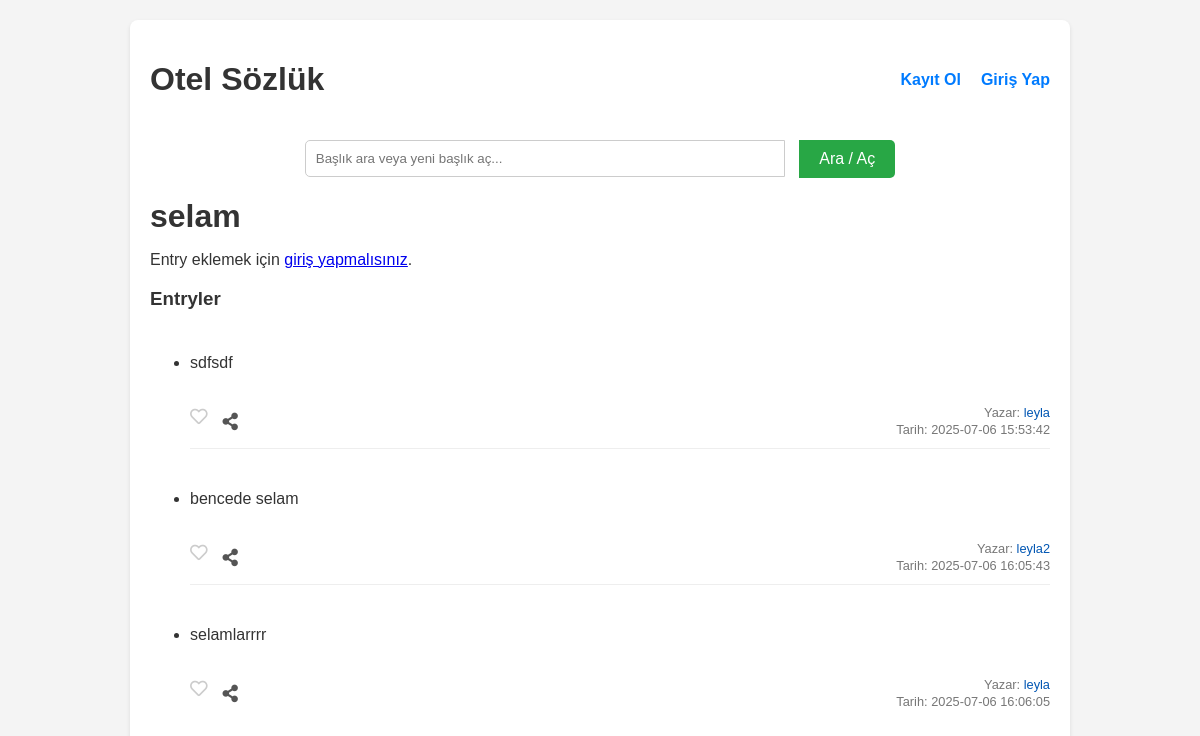
Page /baslik/1 on the committed database.
### tables this page shows
CREATE TABLE basliklar (
            id INTEGER PRIMARY KEY AUTOINCREMENT,
            baslik_adi TEXT NOT NULL UNIQUE,
            entry_count INTEGER DEFAULT 0
        );

CREATE TABLE entryler (
            id INTEGER PRIMARY KEY AUTOINCREMENT,
            entry_metni TEXT NOT NULL,
            baslik_id INTEGER NOT NULL,
            yazar_id INTEGER NOT NULL,
            tarih TIMESTAMP DEFAULT CURRENT_TIMESTAMP,
            is_deleted INTEGER DEFAULT 0,
            FOREIGN KEY (baslik_id) REFERENCES basliklar(id),
            FOREIGN KEY (yazar_id) REFERENCES users(id)
        );

CREATE TABLE users (
            id INTEGER PRIMARY KEY AUTOINCREMENT,
            username TEXT NOT NULL UNIQUE,
            email TEXT NOT NULL UNIQUE,
            password_hash TEXT NOT NULL,
            bio TEXT DEFAULT '',
            kayit_tarihi TIMESTAMP DEFAULT CURRENT_TIMESTAMP,
            email_verified INTEGER DEFAULT 0,
            verification_code TEXT,
            is_admin INTEGER DEFAULT 0,
            is_moderator INTEGER DEFAULT 0,
            is_banned INTEGER DEFAULT 0
        );

### yemeksozluk.py (the view)
@app.route('/baslik/<int:baslik_id>')
@app.route('/baslik/<int:baslik_id>/<int:page>')
def baslik_detay(baslik_id, page=1):
    with get_db_connection() as conn:
        baslik = conn.execute('SELECT * FROM basliklar WHERE id = ?', (baslik_id,)).fetchone()
        if baslik is None:
            flash('Başlık bulunamadı!', 'error')
            return redirect(url_for('index'))
        total_entries_count = conn.execute('SELECT COUNT(id) FROM entryler WHERE baslik_id = ?', (baslik_id,)).fetchone()[0]
        total_pages = math.ceil(total_entries_count / ENTRIES_PER_PAGE)
        if page < 1:
            page = 1
        elif page > total_pages and total_pages > 0:
            page = total_pages
        elif total_entries_count == 0:
            page = 1
        offset = (page - 1) * ENTRIES_PER_PAGE
        entryler_data = conn.execute(f'''
            SELECT e.*, u.username
            FROM entryler e
            JOIN users u ON e.yazar_id = u.id
            WHERE e.baslik_id = ?
            ORDER BY e.tarih ASC
            LIMIT {ENTRIES_PER_PAGE} OFFSET {offset}
        ''', (baslik_id,)).fetchall()
        entry_list = []
        if is_logged_in():
            user_id = session['user_id']
            for entry in entryler_data:
                liked = conn.execute('SELECT 1 FROM likes WHERE user_id = ? AND entry_id = ?',
                                     (user_id, entry['id'])).fetchone() is not None
                entry_dict = dict(entry) # Row objesini dict'e çevir
                entry_dict['liked_by_user'] = liked
                entry_list.append(entry_dict)
        else:
            for entry in entryler_data:
                entry_dict = dict(entry)
                entry_dict['liked_by_user'] = False
                entry_list.append(entry_dict)
    return render_template('baslik_detay.html',
                           baslik=baslik,
                           entryler=entry_list,
                           is_logged_in=is_logged_in(),
                           current_page=page,
                           total_pages=total_pages,
                           baslik_id=baslik_id)

### yemeksozluk.py (called while the page is built, shortened)
@contextmanager
def get_db_connection():
    conn = sqlite3.connect(DATABASE, timeout=20.0)
    conn.row_factory = sqlite3.Row
    conn.execute('PRAGMA foreign_keys = ON')
    try:
        yield conn
    finally:
        conn.close()

def is_logged_in():
    return 'logged_in' in session and session['logged_in']

@app.before_request
def before_request():
    g.unread_notifications_count = 0
    g.unread_messages_count = 0

### templates/baslik_detay.html (shortened to what this page needs)
{% extends 'base.html' %}
{% block content %}
    <div class="baslik-header">
        <h1>{{ baslik.baslik_adi }}</h1>
    </div>
    {% if is_logged_in %}
        <p><a href="{{ url_for('yeni_entry', baslik_id=baslik.id) }}">Bu başlığa yeni entry ekle</a></p>
    {% else %}
        <p>Entry eklemek için <a href="{{ url_for('login') }}">giriş yapmalısınız</a>.</p>
    {% endif %}
    <h3>Entryler</h3>
    {% if entryler %}
        <ul>
            {% for entry in entryler %}
                <li class="entry-item">
                    <div class="entry-text">
                        <p>{{ entry.entry_metni }}</p>
                    </div>
                    <div class="entry-actions">
                        {% if is_logged_in %}
                            {% if entry.liked_by_user %}
                                <a href="{{ url_for('entry_begenmekten_vazgec', entry_id=entry.id) }}" class="liked" title="Beğeniyi Kaldır"><i class="fas fa-heart"></i></a>
                            {% else %}
                                <a href="{{ url_for('entry_begen', entry_id=entry.id) }}" title="Beğen"><i class="far fa-heart"></i></a>
                            {% endif %}
                            {% if entry.yazar_id == session.user_id %}
                                <a href="{{ url_for('entry_duzenle', entry_id=entry.id) }}" title="Düzenle" style="color: #007bff;"><i class="fas fa-edit"></i></a>
                                <a href="{{ url_for('entry_sil', entry_id=entry.id) }}" title="Sil" style="color: #dc3545;" onclick="return confirm('Bu entry\'yi silmek istediğinizden emin misiniz?')"><i class="fas fa-trash"></i></a>
                            {% endif %}
                            {% if entry.yazar_id != session.user_id %}
                                <a href="{{ url_for('sohbet', other_user_id=entry.yazar_id, entry_id=entry.id) }}" title="Bu entry hakkında mesaj gönder" class="message-btn"><i class="fas fa-envelope"></i></a>
                            {% endif %}
                            {% if entry.yazar_id != session.user_id %}
                                <a href="{{ url_for('entry_sikayet', entry_id=entry.id) }}" title="Şikayet Et" style="color: #ffc107;"><i class="fas fa-flag"></i></a>
                            {% endif %}
                        {% else %}
                            <span style="color: #ccc; cursor: default;" title="Beğenmek için giriş yapın"><i class="far fa-heart"></i></span>
                        {% endif %}
                        <span class="share-btn" title="Paylaş" onclick="shareEntry({{ entry.id }}, '{{ entry.entry_metni|replace('\'', '\\\'')|replace('\n', ' ') }}', '{{ baslik.baslik_adi|replace('\'', '\\\'') }}')"><i class="fas fa-share-alt"></i></span>
                    </div>
                    <div class="entry-info">
                        <p>Yazar: <a href="{{ url_for('profil', username=entry.username) }}">{{ entry.username }}</a></p>
                        <p>Tarih: {{ entry.tarih }}</p>
                    </div>
                </li>
            {% endfor %}
        </ul>
    {% else %}
        <p>Bu başlığa henüz hiç entry girilmemiş.</p>
    {% endif %}
{% endblock %}

### templates/base.html (style rules this page uses)
body { font-family: sans-serif; margin: 20px; background-color: #f4f4f4; color: #333; }

### templates/baslik_detay.html (style rules this page uses)
.entry-item { margin-bottom: 15px; padding: 10px 0; position: relative; min-height: 100px; border-bottom: 1px solid #eee; }
.entry-item:last-child { border-bottom: none; }
.entry-text { margin-bottom: 30px; padding-right: 150px; }
.entry-info { position: absolute; bottom: 10px; right: 0px; text-align: right; font-size: 0.8em; color: #777; line-height: 1.3; }
.entry-info p { margin: 0; }
.entry-info a { color: #0056b3; text-decoration: none; }
.entry-actions { position: absolute; bottom: 10px; left: 0; display: flex; gap: 10px; font-size: 1.1em; }
.entry-actions .share-btn { cursor: pointer; color: #555; padding: 5px; border-radius: 4px; }
.baslik-header { display: flex; justify-content: space-between; align-items: center; margin-bottom: 10px; }
.baslik-header h1 { margin: 0; }

### rows in the picture
basliklar: baslik_adi "selam"
entryler: entry_metni "sdfsdf", username "leyla", tarih "2025-07-06 15:53:42"
entryler: entry_metni "bencede selam", username "leyla2", tarih "2025-07-06 16:05:43"
entryler: entry_metni "selamlarrrr", username "leyla", tarih "2025-07-06 16:06:05"
